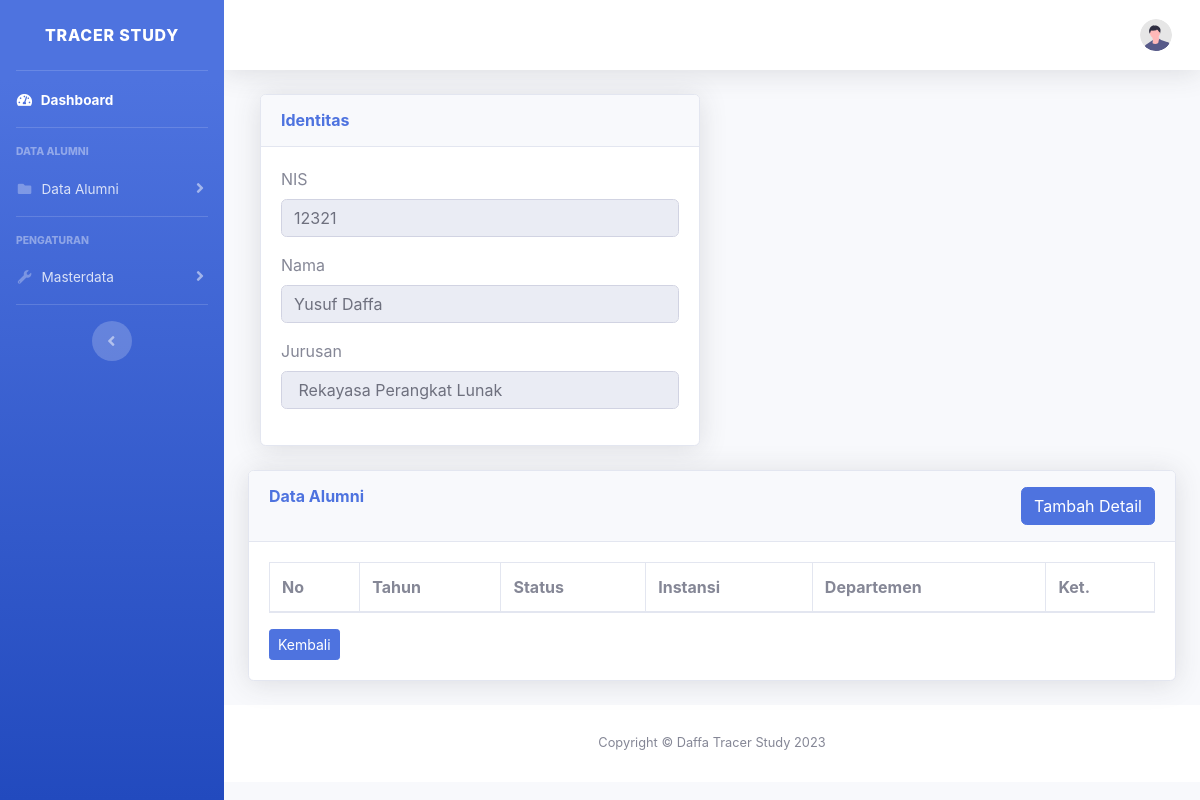
Page /c_yusuf_admin/detailalumni/10 on the committed database.
### tables this page shows
CREATE TABLE `alumni` (
  `id` int(11) NOT NULL,
  `tahun_lulus` int(10) NOT NULL,
  `nis` varchar(5) NOT NULL,
  `nama` varchar(128) NOT NULL,
  `nik` varchar(20) NOT NULL,
  `jenis_kelamin` char(128) NOT NULL,
  `tempat_lahir` varchar(128) NOT NULL,
  `tanggal_lahir` date NOT NULL,
  `email` varchar(128) NOT NULL,
  `telepon` varchar(20) NOT NULL,
  `agama` varchar(128) NOT NULL,
  `kompetensi` varchar(111) NOT NULL,
  `alamat` text NOT NULL,
  `iscurrent` char(1) NOT NULL
);

### application/controllers/c_yusuf_admin.php (called while the page is built, shortened)
<?php
class c_yusuf_admin extends CI_Controller
{
    public function __construct()
    {
        $this->load->library('form_validation');
    }
    public function detailalumni($id)
    {
        $data['title'] = 'Detail Alumni Page';
        $data['user'] = $this->db->get_where('user',['email' => $this->session->userdata('email')])->row_array();
        $data['alumni'] = $this->db->get_where('alumni',['id'=>$id])->row_array();
        $data['tracer']=$this->db->get('tracer')->result_array();
        $data['sidebar']=$this->db->get('angkatan')->result_array();
        $data['kompetensi']=$this->db->get('kompetensi')->result_array();
        $this->load->view('templates/v_yusuf_header', $data);
        $this->load->view('templates/v_yusuf_sidebar', $data);
        $this->load->view('templates/v_yusuf_topbar', $data);
        $this->load->view('alumni/v_yusuf_detail_alumni', $data);
        $this->load->view('templates/v_yusuf_footer',$data);
    }
}

### index.php (called while the page is built, shortened)
<?php
require_once BASEPATH.'core/CodeIgniter.php';

### application/views/alumni/v_yusuf_detail_alumni.php (the view, shortened to what this page needs)
<div class="container-fluid">
    <div class="col-6">
    <div class="card shadow mb-4">
        <div class="card-header py-3">
            <h6 class="m-0 font-weight-bold text-primary">Identitas</h6>
        </div>
        <div class="card-body">
            <div class="form-group">
                <label for="formGroupExampleInput">NIS</label>
                <input type="text" class="form-control" id="nis" value="<?= $alumni['nis']?>" readonly>
            </div>
            <div class="form-group">
                <label for="formGroupExampleInput">Nama</label>
                <input type="text" class="form-control" id="nama" value="<?= $alumni['nama']?>" readonly>
            </div>
            <div class="form-group">
                <label for="formGroupExampleInput">Jurusan</label>
                <input type="text" class="form-control" id="kompetensi" value="<?= $alumni['kompetensi']?>" readonly>
            </div>
        </div>
    </div>
    </div>
    <div class="row">
    <div class="col-md-12">
    <div class="card shadow mb-4">
        <div class="card-header py-3">
            <h6 class="m-0 font-weight-bold text-primary">Data Alumni
                <button type="button" class="btn btn-primary float-right" data-toggle="modal" data-target="#exampleModal">Tambah Detail</button>
        </div>
        <div class="card-body">
            <div class="table-responsive">
                <table class="table table-bordered" id="dataTable" width="100%" cellspacing="0">
                    <thead>
                        <th>No</th>
                        <th>Tahun</th>
                        <th>Status</th>
                        <th>Instansi</th>
                        <th>Departemen</th>
                        <th>Ket.</th>
                    </thead>
                </table>
                <button onclick="history.back()" class="btn btn-sm btn-primary">Kembali</button>
            </div>
        </div>
    </div>
</div>
</div>
</div>

### rows in the picture
alumni: nis "12321", nama "Yusuf Daffa", kompetensi "Rekayasa Perangkat Lunak"
